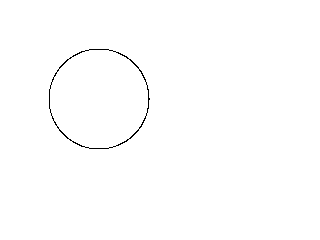
%> input picture BW/circle.png, 320 x 240 px
$ octave example.m   (GNU Octave 9; MATLAB toolbox functions it lacks are replaced by stand-ins)
%> lines starting %> are read from the running program, lines starting %| are printed output that depends on the picture; in (x1, y1, x2, y2) boxes, pixels count from 0 and x2, y2 are one past the last pixel; in counts of white or black regions, pixels touching at a corner belong together; the program's own positions count from 1
### BW/ComputeGF.m
function des = ComputeGF(IN, TYPE, OPTION)
%% IN			input image/sketch file
%% TYPE  	0 for sketch/ 1 for image
%% OPTION 	print out gradient field or edge map (for debug purpose)
%%				 format: -e [0/1] -g [0/1]
%% Tu Bui @ University of Surrey

RESIZE = 200;

if nargin < 4
    OPTION = '-e 1 -g 1';
end

if strcmp(OPTION(1:4),'-e 0')
    exportedge = 0;
else
    exportedge = 1;
end
if strcmp(OPTION(6:9),'-g 0')
    exportgfimg = 0;
else
    exportgfimg = 1;
end

% extract canny edge & compute GF

Kx=[-1 0 1; -2 0 2; -1 0 1];
Ky=[1 2 1; 0 0 0; -1 -2 -1];
se = ones(3);

    try
        img = imread(IN);
    catch
        fprintf('Error while reading "%s"\n',IN);
    end
    if length(size(img)) == 3
        img = double(rgb2gray(img))./255;
    else
        img = double(img)./255;
    end

    sf=RESIZE/max(size(img));
%     img=imresize(img,round(size(img)*sf),'bilinear');
    if TYPE
        img=imresize(img,round(size(img)*sf),'bilinear');
        mask = CannyEdge(img);
    else
        img = sketchresize(img,sf);
        mask = double(img < 1);
    end

    pad = round(0.05*size(mask));  %pad 20% pixel area
    mask = padarray(mask,pad);

    mask_temp = imdilate(mask,se);

    grad.dx = conv2(mask_temp,Kx,'same');
    grad.dy = conv2(mask_temp,Ky,'same');

    intdx = GFinterpolate(mask_temp,grad.dx);
    intdy = GFinterpolate(mask_temp,grad.dy);
    intimg=cos(atan2(intdy,intdx));
    intimg = (intimg+1)/2;
    [~,name,~] = fileparts(IN);
    if exportedge
        imwrite(mask(pad(1)+1:size(mask,1)-pad(1),pad(2)+1:size(mask,2)-pad(2)),[name '_edge.png']);
    end

    if exportgfimg
        imwrite(intimg(pad(1)+1:size(intimg,1)-pad(1),pad(2)+1:size(intimg,2)-pad(2)),[name '_gf.png']);
    end

    des = ComputeHOG(mask, intimg, 9, 3, [5 10 15]);

end

function out = sketchresize(img,sf)
    out = ones(round(sf*size(img)));
    [r,c] = find(img==0);
    for i=1:length(r)
        out(round(r(i)*sf),round(c(i)*sf)) = 0;
    end
end

### BW/GFinterpolate.m
function out=GFinterpolate(mask,img)
%% Interpolate GF image from binary sketch or canny edge
%% IN   mask        binary image, 1 - edge, 0 - background
%%      img         destination image
%% OUT  out         gradient field image
%% Tu Bui @ University of Surrey

assert(size(mask,1)==size(img,1) && size(mask,2)==size(img,2));
%pad 15% pixel area
% pad = round(0.075*size(img));
% mask = padarray(mask,pad);
% img = padarray(img,pad);

% Build sparse maxtrix A,B
wid = size(img,2);
hei = size(img,1);
nz = wid*hei*5;                 %estimate number of nonzero in the sparse matrix
Ax = zeros(nz,1);
Ay = zeros(nz,1);
Av = zeros(nz,1);
B = zeros(wid*hei,1);
count=0;

% Build A,B from non-edge pixels of the image
for y = 2:size(img,1)-1
    for x=2:size(img,2)-1
        if(mask(y,x))   %known pixel
            Ay(count+1,1)=wid*(y-1)+x;
            Ax(count+1,1)=wid*(y-1)+x;
            Av(count+1,1)=1;
            B(wid*(y-1)+x,1) = img(y,x);
            count = count+1;
        else            %unknown pixel
            Ay(count+1:count+5,1) = (wid*(y-1)+x)*ones(5,1);
            Ax(count+1:count+5,1) = [wid*(y-1)+x; wid*(y-1)+x-1; wid*(y-1)+x+1; wid*(y-2)+x; wid*y+x];
            Av(count+1:count+5,1) = [4;-1;-1;-1;-1];
            count = count+5;
        end
    end
end

% build edges
for x = 2:size(img,2)-1     %top and bottom edge
    Ay(count+1:count+4,1) = x*ones(4,1);
    Ax(count+1:count+4,1) = [x; x-1; x+1; wid+x];
    Av(count+1:count+4,1) = [3; -1; -1; -1];
    count = count+4;

    Ay(count+1:count+4,1) = (wid*(hei-1)+x)*ones(4,1);
    Ax(count+1:count+4,1) = [wid*(hei-1)+x; wid*(hei-1)+x-1;wid*(hei-1)+x+1; wid*(hei-2)+x];
    Av(count+1:count+4,1) = [3; -1; -1; -1];
    count = count+4;
end

for y = 2:size(img,1)-1     %left and right edge
    Ay(count+1:count+4,1) = (wid*(y-1)+1)*ones(4,1);
    Ax(count+1:count+4,1) = [wid*(y-1)+1; wid*(y-1)+2; wid*(y-2)+1; wid*y+1];
    Av(count+1:count+4,1) = [3; -1; -1; -1];
    count = count+4;

    Ay(count+1:count+4,1) = (wid*y)*ones(4,1);
    Ax(count+1:count+4,1) = [wid*y; wid*y-1; wid*(y-1); wid*(y+1)];
    Av(count+1:count+4,1) = [3; -1; -1; -1];
    count = count+4;
end

%build corners
Ay(count+1:count+3,1) = ones(3,1);
Ax(count+1:count+3,1) = [1; 2; wid+1];
Av(count+1:count+3,1) = [2; -1; -1];
count = count + 3;

Ay(count+1:count+3,1) = wid*ones(3,1);
Ax(count+1:count+3,1) = [wid; wid-1; 2*wid];
Av(count+1:count+3,1) = [2; -1; -1];
count = count + 3;

Ay(count+1:count+3,1) = (wid*(hei-1)+1)*ones(3,1);
Ax(count+1:count+3,1) = [wid*(hei-1)+1; wid*(hei-2)+1; wid*(hei-1)+2];
Av(count+1:count+3,1) = [2; -1; -1];
count = count + 3;

Ay(count+1:count+3,1) = (hei*wid)*ones(3,1);
Ax(count+1:count+3,1) = [hei*wid; wid*(hei-1); wid*hei-1];
Av(count+1:count+3,1) = [2; -1; -1];
count = count + 3;

%solve
Ax = Ax(1:count,1);
Ay = Ay(1:count,1);
Av = Av(1:count,1);
A = sparse(Ay,Ax,Av,wid*hei,wid*hei,count);
B=sparse(B);
X=A\B;
X=full(X);
out=reshape(X,size(img,2),size(img,1))';
% out = X(pad(1)+1:size(X,1)-pad(1),pad(2)+1:size(X,2)-pad(2));

### BW/ComputeHOG.m
%% return HOG descriptor of an image
%% Tu Bui @ University of Surrey
function des = ComputeHOG(mask, img, bin, superwinsize, winsize)
%% IN   mask: binary image specifying path for the HoG window travel along
%%      img: the image to compute HoG
%%      bin: number of orientation bin in HoG descriptor (default 9)
%%      superwinsize: grid size of a HoG window (default 3 i.e. a 3x3 grid)
%%      winsize: size of a sub-window in pixel (multi-scale) (default [5,10,15])
%% OUT  des: HoG descriptor, each row is a local descriptor
if nargin < 5
    winsize = [5,10,15];
end
if nargin < 4
    superwinsize = 3;
end
if nargin < 3
    bin = 9;
end
% compute gradient & quantisation
Ix = conv2(img,[1 0 -1],'same');
Iy = conv2(img,[1 0 -1]','same');
mag = sqrt(Ix.*Ix + Iy.*Iy)/sqrt(2);
ang = round((atan2(Iy,Ix) + pi)/(2*pi) * (bin-1)) + 1;

winsize = sort(winsize,'descend');
lhalfswsize = floor(superwinsize * winsize/2);
rhalfswsize = ceil(superwinsize * winsize/2);
Nwin = length(winsize);     %number of windows considered for each center pixel
[r, c] = find(mask);

des = zeros(length(r), superwinsize*superwinsize*bin);

count = 0;
for i = 1:length(r)
    center = [c(i), r(i)];
    lx = center(1) - lhalfswsize;
    ux = center(1) + rhalfswsize - 1;
    ly = center(2) - lhalfswsize;
    uy = center(2) + rhalfswsize - 1;
    for j = 1:Nwin
        if lx(j) > 1 && ly(j) > 1 && ux(j) < size(mask,2) && uy(j) < size(mask,1)
            count = count + 1;
            des(count,:) = GetHOG(mag(ly(j):uy(j),lx(j):ux(j)),ang(ly(j):uy(j),lx(j):ux(j)), bin, superwinsize,winsize(j));
        end
    end
end

des(count+1:end,:) = [];
end

% [19 lines left out: functions GetHOG, GetLocalHOG, not called in this run]

### BW/CannyEdge.m
function mask = CannyEdge(img, threshold, kept)
%% compute canny edge with appropriate threshold
%% IN   img         input image: grayscale, normalised
%%      threshold   Canny edge lower and upper thresholds to define week and strong edge
%%      kept        how much percent do u desire to kept as edges
%% OUT  mask        binary mask '1' is edge, '0' is background
%% Tu Bui @ University of Surrey

if nargin < 3
    kept = 0.02;    %keep 2% of pixes as edge if possible
end
if nargin < 2
    threshold = [0.2 0.5];
end

for h=19:-2:1
    sigma = 0.3*(h/2-1)+0.8;
    filter = fspecial('gaussian',[h h],sigma);
    mask = imfilter(img,filter,'same','replicate');
    mask = double(edge(mask,'canny',threshold));
    factor = sum(sum(mask))/(size(mask,1)*size(mask,2));
    if factor > kept
        break;
    end
end
return

### BW/example.m
%% example code to compute GFHoG descriptors from image and sketch
%% Tu Bui @ University of Surrey

% sketch
inpath = 'circle.png';
des = ComputeGF(inpath,0);
%> in ComputeGF, img is the input picture: size 240x320 uint8; 99.5% white; black in thin lines or dots, all inside (x1, y1, x2, y2) = (49, 49, 150, 149)
%> in sketchresize, `[r,c] = find(img==0);`: r = 364 values from 50 to 149; c = 364 values from 50 to 150
%> after the loop in sketchresize, `for i=1:length(r)`: out: size 150x200 double; values 0 (black) and 1 (white), 99.2% white; black in thin lines or dots, all inside (x1, y1, x2, y2) = (30, 30, 94, 93)
%> in ComputeGF, `mask = padarray(mask,pad);`: mask: size 166x220 double; values 0 (black) and 1 (white), 0.65% white in thin lines or dots, all inside (x1, y1, x2, y2) = (40, 38, 104, 101)
%> in ComputeGF, `mask_temp = imdilate(mask,se);`: mask_temp: size 166x220 double; values 0 (black) and 1 (white), 2% white; 1 white region, box (x1, y1, x2, y2) and area: (39, 37, 105, 102) 736
%> in ComputeGF, `grad.dy = conv2(mask_temp,Ky,'same');`:
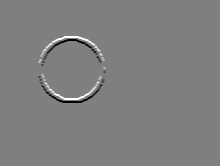
%> grad.dy: size 166x220 double; min -4, max 4, mean 0; mean of the top-left, top-right, bottom-left and bottom-right quarters 0.00745, 0, -0.00745, 0; drawn with min black and max white
%> in GFinterpolate, `wid = size(img,2);`: wid = 220
%> in GFinterpolate, `hei = size(img,1);`: hei = 166
%> in GFinterpolate, `nz = wid*hei*5;`: nz = 182600
%> after the loop in GFinterpolate, `for y = 2:size(img,1)-1`: count = 175816
%> the loop in GFinterpolate, `for x = 2:size(img,2)-1` made 218 passes
%> count on passes 1 to 3: 175824, 175832, 175840
%> after the loop in GFinterpolate, `for x = 2:size(img,2)-1`: count = 177560
%> the loop in GFinterpolate, `for y = 2:size(img,1)-1` made 164 passes
%> count on passes 1 to 3: 177568, 177576, 177584
%> after the loop in GFinterpolate, `for y = 2:size(img,1)-1`: count = 178872
%> in GFinterpolate, `count = count + 3;`: count = 178875
%> in GFinterpolate, `count = count + 3;`: count = 178878
%> in GFinterpolate, `count = count + 3;`: count = 178881
%> in GFinterpolate, `count = count + 3;`: count = 178884
%> in GFinterpolate, `out=reshape(X,size(img,2),size(img,1))';`:
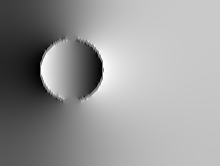
%> out: size 166x220 double; min -4, max 4, mean 0.796; drawn with min black and max white
%> the loop in GFinterpolate (call 2), `for x = 2:size(img,2)-1` made 218 passes
%> the loop in GFinterpolate (call 2), `for y = 2:size(img,1)-1` made 164 passes
%> in ComputeHOG, `ang = round((atan2(Iy,Ix) + pi)/(2*pi) * (bin-1)) + 1;`:
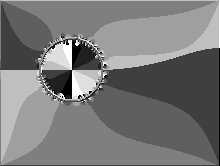
%> ang: size 166x220 double; min 1, max 9, mean 4.8; drawn with min black and max white
%> in ComputeHOG, `[r, c] = find(mask);`: r = 238 values from 39 to 101; c = 238 values from 41 to 104
%> in ComputeHOG, `des = zeros(length(r), superwinsize*superwinsize*bin);`: des: size 238x81 double; every value is 0
%> the loop in ComputeHOG, `for i = 1:length(r)` made 238 passes
%> (center, lx, ux, ly, uy) on passes 1 to 3: ([41 64], [19 26 34], [63 55 48], [42 49 57], [86 78 71]), ([41 65], [19 26 34], [63 55 48], [43 50 58], [87 79 72]), ([41 66], [19 26 34], [63 55 48], [44 51 59], [88 80 73])
%> after the loop in ComputeHOG, `for i = 1:length(r)`:
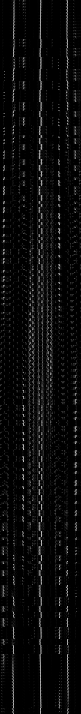
%> des: size 714x81 double; min 0, max 0.754, mean 0.0455

% image
inpath = 'moon.jpg';
des = ComputeGF(inpath,1);
%> call 2 of ComputeGF, with IN = 'moon.jpg', TYPE = 1
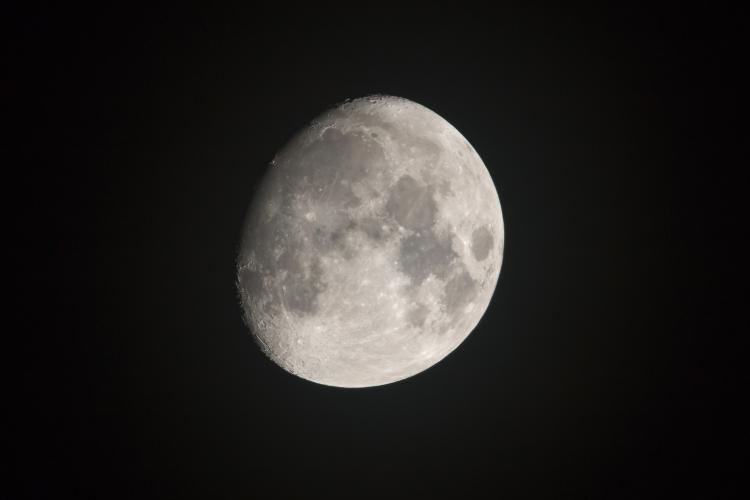
%> input picture BW/moon.jpg, 750 x 500 px
%> in ComputeGF, img is the input picture: size 500x750x3 uint8; mean R, G, B 36.8, 34.8, 32.9
%> in ComputeGF (call 2), `mask = CannyEdge(img);`: mask: size 133x200 double; values 0 (black) and 1 (white), 1% white in thin lines or dots, all inside (x1, y1, x2, y2) = (63, 25, 135, 104)
%> in ComputeGF (call 2), `mask = padarray(mask,pad);`: mask: size 147x220 double; values 0 (black) and 1 (white), 0.83% white in thin lines or dots, all inside (x1, y1, x2, y2) = (73, 32, 145, 111)
%> in ComputeGF (call 2), `mask_temp = imdilate(mask,se);`: mask_temp: size 147x220 double; values 0 (black) and 1 (white), 2.7% white; 1 white region, box (x1, y1, x2, y2) and area: (72, 31, 146, 112) 863
%> call 2 of ComputeHOG, with bin = 9, superwinsize = 3, winsize = [5 10 15]
%> in ComputeHOG (call 2), `ang = round((atan2(Iy,Ix) + pi)/(2*pi) * (bin-1)) + 1;`:
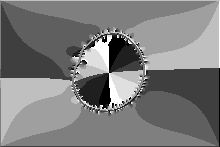
%> ang: size 147x220 double; min 1, max 9, mean 4.9; drawn with min black and max white
%> in ComputeHOG (call 2), `des = zeros(length(r), superwinsize*superwinsize*bin);`: des: size 267x81 double; every value is 0
%> after the loop in ComputeHOG (call 2), `for i = 1:length(r)`:
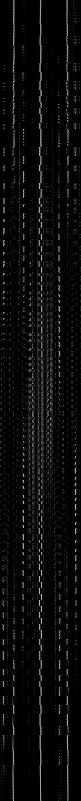
%> des: size 801x81 double; min 0, max 0.764, mean 0.0434
